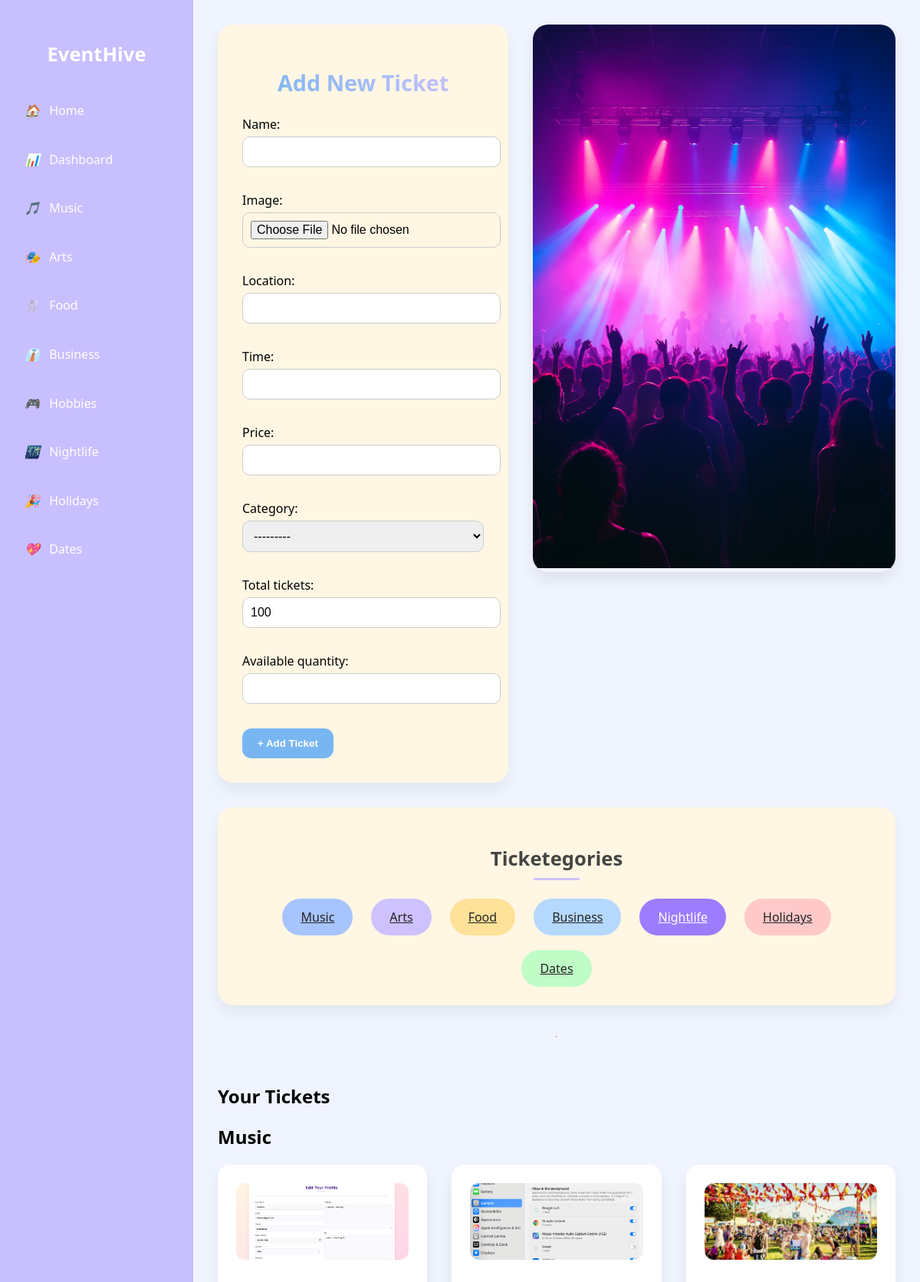
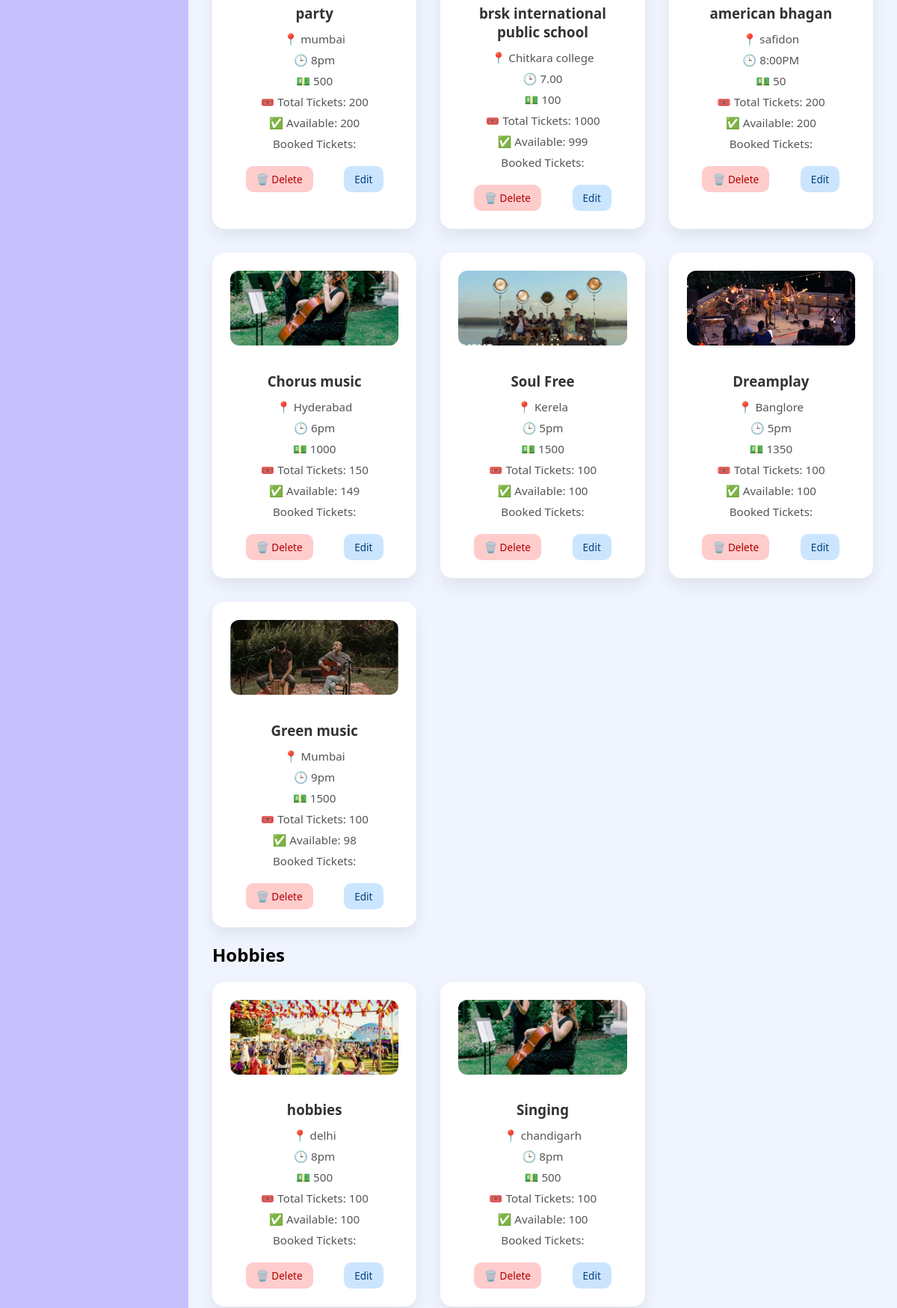
The page /bookings/dashboard3 (signed in, upper part) on the database its author committed (2 pictures, top to bottom).
### bookings/models.py (models this page shows, shortened)
class Ticket(models.Model):
    CATEGORY_CHOICES = [
        ('Music', 'Music'),
        ('Art', 'Art'),
        ('Food', 'Food'),
        ('Business', 'Business'),
        ('Hobbies', 'Hobbies'),
        ('Nightlife', 'Nightlife'),
        ('Holidays', 'Holidays'),
        ('Dates', 'Dates'),
    ]
    user = models.ForeignKey(settings.AUTH_USER_MODEL,on_delete=models.CASCADE)
    name = models.CharField(max_length=200)
    location = models.CharField(max_length=200)
    time = models.CharField(max_length=100)
    price = models.CharField(max_length=50)
    image = models.ImageField(upload_to='ticket_images/')
    category = models.CharField(max_length=100, choices=CATEGORY_CHOICES)
    total_tickets = models.PositiveIntegerField(default=100)
    available_quantity = models.PositiveIntegerField()
    def available_tickets(self):  # ✅ New method
        booked = sum(booking.quantity for booking in self.booking_set.all())
        return max(0, self.total_tickets - booked)

class Booking(models.Model):
    user = models.ForeignKey(settings.AUTH_USER_MODEL, on_delete=models.CASCADE)
    ticket = models.ForeignKey(Ticket, on_delete=models.CASCADE)
    booking_date = models.DateTimeField(auto_now_add=True)
    quantity = models.PositiveIntegerField(default=1)  # Assuming a user can book multiple tickets
    image = models.ImageField(upload_to='booking_images/', null=True, blank=True)  # Optional image field

### bookings/views.py (the view)
# urls.py: path('dashboard3', views.dashboard3, name='dashboard3'),
@login_required
def dashboard3(request):
    form = TicketForm(request.POST or None, request.FILES or None)
    if request.method == 'POST' and form.is_valid():
        ticket = form.save(commit=False)
        ticket.user = request.user
        ticket.save()
        return redirect('bookings:dashboard3')
    tickets = Ticket.objects.all().order_by('-id')
    categorized_tickets = defaultdict(list)
    for ticket in tickets:
        categorized_tickets[ticket.category].append(ticket)
    return render(request, 'dashboard3.html', {
        'form': form,
        'categorized_tickets': dict(categorized_tickets),
    })

### bookings/forms.py
class TicketForm(forms.ModelForm):
    class Meta:
        model = Ticket
        fields = ['name', 'image', 'location', 'time', 'price', 'category', 'total_tickets', 'available_quantity']

### bookings/templates/dashboard3.html (shortened to what this page needs)
{% load static %}
<!DOCTYPE html>
<html lang="en">
<head>
</head>
<body>
    <div class="dashboard-wrapper">
        <div class="sidebar">
            <h2>EventHive</h2>
            <ul>
                <ul>
                    <li><i class="icon">🏠</i> <a href="{% url 'bookings:index2' %}"
                            style="text-decoration: none; color: inherit;">Home</a></li>
                    <li><i class="icon">📊</i> <a href="{% url 'bookings:dashboard3' %}"
                            style="text-decoration: none; color: inherit;">Dashboard</a></li>
                    <li><i class="icon">🎵</i> <a href="{% url 'bookings:music' %}"
                            style="text-decoration: none; color: inherit;">Music</a></li>
                    <li><i class="icon">🎭</i> <a href="{% url 'bookings:art' %}"
                            style="text-decoration: none; color: inherit;">Arts</a></li>
                    <li><i class="icon">🍴</i> <a href="{% url 'bookings:food' %}"
                            style="text-decoration: none; color: inherit;">Food</a></li>
                    <li><i class="icon">👔</i> <a href="{% url 'bookings:business' %}"
                            style="text-decoration: none; color: inherit;">Business</a></li>
                    <li><i class="icon">🎮</i> <a href="{% url 'bookings:hobbies' %}"
                            style="text-decoration: none; color: inherit;">Hobbies</a></li>
                    <li><i class="icon">🌃</i> <a href="{% url 'bookings:nightlife' %}"
                            style="text-decoration: none; color: inherit;">Nightlife</a></li>
                    <li><i class="icon">🎉</i> <a href="{% url 'bookings:holidays' %}"
                            style="text-decoration: none; color: inherit;">Holidays</a></li>
                    <li><i class="icon">💖</i> <a href="{% url 'bookings:dates' %}"
                            style="text-decoration: none; color: inherit;">Dates</a></li>
                </ul>
            </ul>
        </div>
        <div class="main-content-area">
            <div class="form-image-top">
                <div class="form-card">
                    <h2>Add New Ticket</h2>
                    <form method="POST" enctype="multipart/form-data">
                        {{ form.as_p }}
                        <button type="submit" class="primary-btn">+ Add Ticket</button>
                    </form>
                </div>
                <div class="ticket-image">
                    <img src="{% static 'images/ticket_banner.png' %}" alt="Event Image">
                </div>
            </div>
            <div class="category-box">
                <h3>Ticketegories</h3>
                <div class="category-buttons">
                    <a href="#music" class="cat-btn music">Music</a>
                    <a href="#art" class="cat-btn arts">Arts</a>
                    <a href="#food" class="cat-btn food">Food</a>
                    <a href="#business" class="cat-btn business">Business</a>
                    <a href="#nightlife" class="cat-btn nightlife">Nightlife</a>
                    <a href="#holidays" class="cat-btn holidays">Holidays</a>
                    <a href="#dates" class="cat-btn sports">Dates</a>
                </div>
            </div>
            <hr>
            <section id="tickets-section" class="tickets-section fade-in-section">
                <h2>Your Tickets</h2>
                {% if categorized_tickets %}
                {% for category, ticket_list in categorized_tickets.items %}
                <div id="{{ category|slugify }}" class="tickets-section">
                    <h2>{{ category }}</h2>
                    <div class="ticket-grid">
                        {% for ticket in ticket_list %}
                        <div class="ticket-card">
                            <img src="{{ ticket.image.url }}" alt="ticket image" style="height: 100px;" />
                            <h3>{{ ticket.name }}</h3>
                            <p>📍 {{ ticket.location }}</p>
                            <p>🕒 {{ ticket.time }}</p>
                            <p>💵 {{ ticket.price }}</p>
                            <p>🎟️ Total Tickets: {{ ticket.total_tickets }}</p>
                            <p>✅ Available: {{ ticket.available_tickets }}</p>
                            <p>Booked Tickets: {{ ticket.booked }}</p>
                            <div class="actions">
                                <a href="{% url 'bookings:delete_ticket' ticket.id %}" class="delete-btn"
                                    onclick="return confirm('Are you sure you want to delete this ticket?');">🗑️
                                    Delete</a>
                                <a href="{% url 'bookings:edit_ticket' ticket.id %}">Edit</a>
                            </div>
                        </div>
                        {% endfor %}
                    </div>
                </div>
                {% endfor %}
                {% else %}
                <p>No tickets available yet.</p>
                {% endif %}
            </section>
        </div>
    </div>
</body>
</html>

### bookings/templates/dashboard3.html (style rules this page uses)
body { margin: 0; font-family: "Segoe UI", sans-serif; background: #f0f4ff; }
.dashboard-wrapper { display: flex; min-height: 100vh; }
.sidebar { width: 220px; background: #c8bfff; color: #fff; padding: 2rem 1rem; }
.sidebar h2 { font-size: 1.6rem; text-align: center; margin-bottom: 2rem; }
.sidebar ul { list-style: none; padding: 0; margin: 0; }
.sidebar ul li { margin-bottom: 1rem; padding: 0.8rem 1rem; border-radius: 12px; cursor: pointer; transition: 0.3s; color: #fff; }
.icon { margin-right: 0.5rem; }
.main-content-area { flex: 1; padding: 2rem; display: flex; flex-direction: column; gap: 2rem; }
.form-image-top { display: flex; gap: 2rem; align-items: flex-start; }
.form-card { flex: 1; background: #fff6e3; border-radius: 20px; padding: 2rem; box-shadow: 0 10px 20px rgba(0, 0, 0, 0.06); }
.form-card h2 { margin-bottom: 1rem; }
.form-card label { display: block; margin: 10px 0 5px; }
.form-card input, .form-card select { width: 100%; padding: 10px; margin-bottom: 1rem; font-size: 1rem; border: 1px solid #ccc; border-radius: 10px; }
.form-card button { background: #78B6F2; color: #fff; padding: 12px 20px; border: none; border-radius: 12px; font-weight: bold; cursor: pointer; }
.ticket-image { flex: 1.5; border-radius: 20px; overflow: hidden; box-shadow: 0 10px 20px rgba(0, 0, 0, 0.08); width: 70%; }
.ticket-image img { width: 100%; height: 100%; object-fit: cover; }
.category-box { background: #fff6e3; border-radius: 20px; padding: 1.5rem 2rem; box-shadow: 0 10px 20px rgba(0, 0, 0, 0.06); }
.category-box h3 { margin-bottom: 1rem; }
.category-buttons { display: flex; flex-wrap: wrap; gap: 1rem; }
.cat-btn { padding: 0.5rem 1rem; border-radius: 20px; font-size: 0.9rem; background-color: #CDC1FF; color: #333; cursor: pointer; }
.cat-btn.music { background: #A7C4FF; color: #222; }
.cat-btn.arts { background: #CDC1FF; color: #222; }
.cat-btn.food { background: #FFE299; color: #222; }
.cat-btn.business { background: #B5D8FF; color: #222; }
.cat-btn.nightlife { background: #9C7CFF; color: #fff; }
.cat-btn.holidays { background: #FFC9C9; color: #222; }
.cat-btn.sports { background: #BFFCC6; color: #222; }
.form-card h2 { margin-bottom: 1.5rem; text-align: center; font-size: 1.8rem; color: #333; background: linear-gradient(to right, #78B6F2, #CDC1FF); -webkit-background-clip: text; -webkit-text-fill-color: transparent; }
.category-box h3 { text-align: center; font-size: 1.6rem; margin-bottom: 1.5rem; color: #444; position: relative; }
.category-box h3::after { content: ""; width: 60px; height: 3px; background: #CDC1FF; display: block; margin: 0.5rem auto 0; border-radius: 5px; }
.category-buttons { display: flex; flex-wrap: wrap; gap: 1.2rem 1.5rem; justify-content: center; }
.cat-btn { padding: 0.8rem 1.5rem; font-size: 1rem; border-radius: 25px; font-weight: 500; transition: 0.3s ease; }
.ticket-grid { display: grid; grid-template-columns: repeat(auto-fill, minmax(250px, 1fr)); gap: 2rem; }
.ticket-card { background: #fff; border-radius: 16px; padding: 1.5rem; box-shadow: 0 10px 20px rgba(0, 0, 0, 0.07); display: flex; flex-direction: column; align-items: center; text-align: center; }
.ticket-card img { width: 100%; height: 160px; object-fit: cover; border-radius: 12px; margin-bottom: 1rem; }
.ticket-card h3 { margin-bottom: 0.5rem; color: #333; }
.ticket-card p { margin: 4px 0; font-size: 0.95rem; color: #555; }
.actions { margin-top: 1rem; display: flex; justify-content: space-around; width: 100%; }
.actions a { text-decoration: none; padding: 8px 14px; border-radius: 10px; font-size: 0.85rem; font-weight: 500; }
.actions .delete-btn { background-color: #ffcccc; color: #b30000; }
.actions a:not(.delete-btn) { background-color: #cce5ff; color: #004080; }

### rows shown on the page
Ticket: category "Music", image (picture), name "party", location "mumbai", time "8pm", price "500", total_tickets "200", available_tickets "200"
Ticket: image (picture), name "brsk international public school", location "Chitkara college", time "7.00", price "100", total_tickets "1000", available_tickets "999"
Ticket: image (picture), name "american bhagan", location "safidon", time "8:00PM", price "50", total_tickets "200", available_tickets "200"
Ticket: image (picture), name "Chorus music", location "Hyderabad", time "6pm", price "1000", total_tickets "150", available_tickets "149"
Ticket: image (picture), name "Soul Free", location "Kerela", time "5pm", price "1500", total_tickets "100", available_tickets "100"
Ticket: image (picture), name "Dreamplay", location "Banglore", time "5pm", price "1350", total_tickets "100", available_tickets "100"
Ticket: image (picture), name "Green music", location "Mumbai", time "9pm", price "1500", total_tickets "100", available_tickets "98"
Ticket: category "Hobbies", image (picture), name "hobbies", location "delhi", time "8pm", price "500", total_tickets "100", available_tickets "100"
Ticket: image (picture), name "Singing", location "chandigarh", time "8pm", price "500", total_tickets "100", available_tickets "100"
